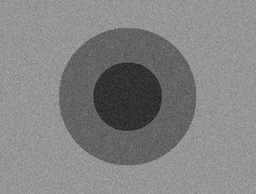
#> input picture Week-7/test_noisy.jpg, 256 x 194 px, shrunk from 372 x 282 before the run
$ jupyter execute 7_1_Adaptive_Smoothing.ipynb
#> lines starting #> are read from the running program, lines starting #| are printed output that depends on the picture
[cell 1]
import cv2
import copy
import numpy as np
I = cv2.imread("test_noisy.jpg",0)
#> I is the input picture: shape (194, 256); min 28, max 176, mean 130.6
y = copy.copy(I)
alpha = 0.1
gamma = 4
m,n = I.shape
#> m = 194; n = 256
S = np.zeros((m,n))
SF = np.zeros((m,n))
beta = np.zeros((m,n))
for count in range(5):
    for i in range(m):
        for j in range(n):
            for k in range(i-1, i+2):
                for l in range(j-1, j+2):
                    if k>0 and l>0 and k<m and l<n:
                        S[i][j] = S[i][j] + 1/(1 + (np.sqrt((k-i)**2 + (l-j)**2 + (y[i][j]-y[k][l])**2 ).astype(float))**gamma)

            beta[i][j] = alpha/(S[i][j]-1)
            for k in range(i-1, i+2):
                for l in range(j-1, j+2):
                    if k>0 and l>0 and k<=m-1 and l<=n-1:
                        SF[i][j] = SF[i][j] + (y[k][l]/(1 + (np.sqrt((k-i)**2 + (l-j)**2 + (y[i][j]-y[k][l])**2 ).astype(float))**gamma))
            SF[i][j] = SF[i][j] - y[i][j]
            y[i][j] = (1-alpha)*y[i][j] + beta[i][j] * SF[i][j]
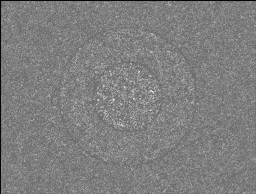
#> S: shape (194, 256) float64; min 1.92e-06, max 11.69, mean 5.82; drawn with min black and max white
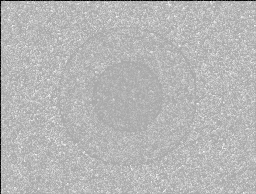
#> SF: shape (194, 256) float64; min -951, max 499.2, mean 89.1; drawn with min black and max white
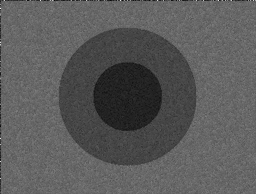
#> y: shape (194, 256); min 6, max 236, mean 90.4
